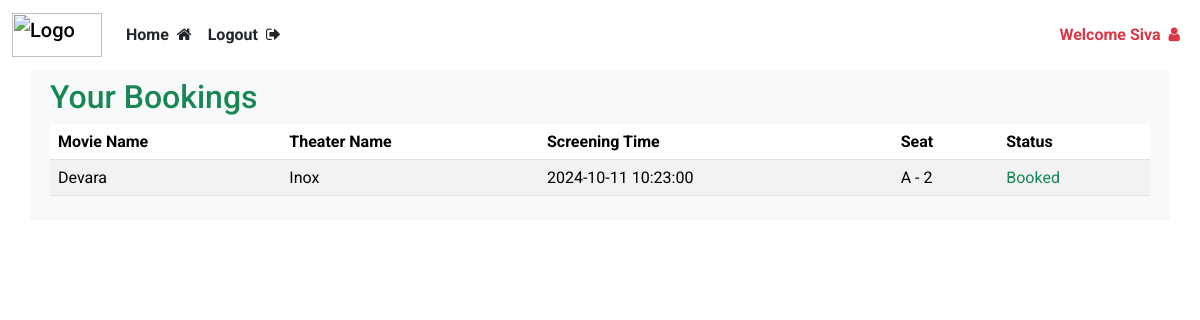
The app's page /user/bookings (signed in), older data.
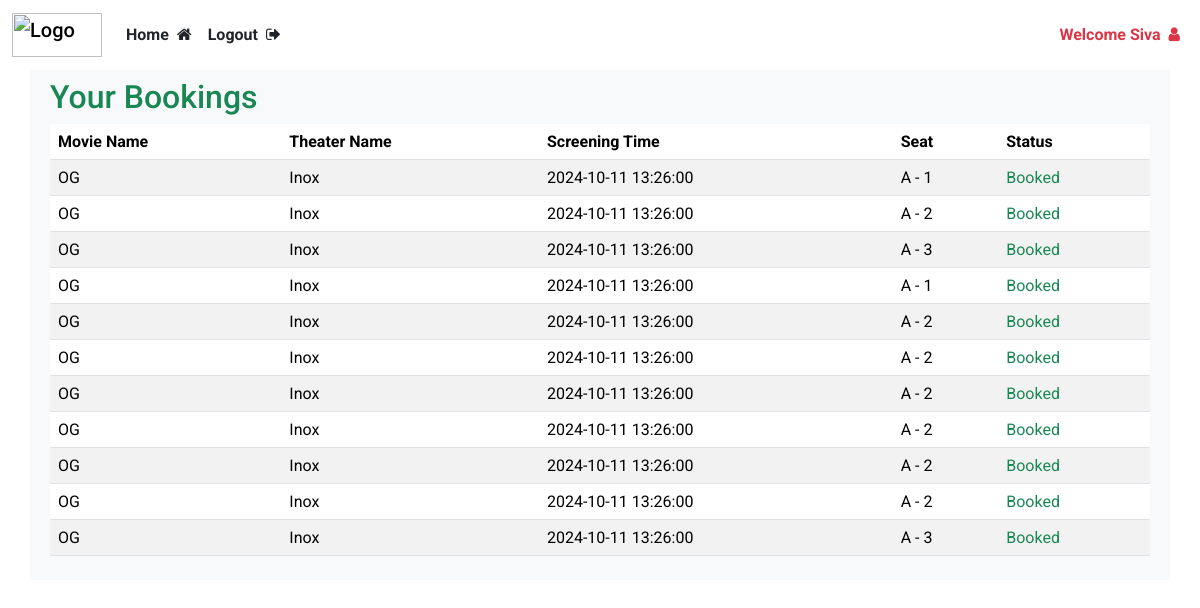
The same page, newer data.
### website/models.py (models this page shows)
class User(db.Model, UserMixin):
    id = db.Column(db.Integer , primary_key=True)
    email = db.Column(db.String(150), unique = True)
    password = db.Column(db.String(150))
    name = db.Column(db.String(150))
    phone = db.Column(db.String(15), nullable=True)
    is_admin = db.Column(db.Boolean, default=False)
    bookings = db.relationship('Booking', backref='user', lazy=True)

class Booking(db.Model):
    id = db.Column(db.Integer, primary_key=True)
    user_id = db.Column(db.Integer, db.ForeignKey('user.id'), nullable=False)
    screening_id = db.Column(db.Integer, db.ForeignKey('screening.id'), nullable=False)
    seat_id = db.Column(db.Integer, db.ForeignKey('seat.id'), nullable=False)
    booking_time = db.Column(db.DateTime(timezone=True), default = func.now())
    amount = db.Column(db.Float, nullable=False)

class Movie(db.Model):
    id = db.Column(db.Integer, primary_key=True)
    title = db.Column(db.String(150), nullable=False)
    description = db.Column(db.Text, nullable=True)
    duration = db.Column(db.Integer, nullable=False)  # Duration in minutes
    language = db.Column(db.String(50), nullable=False)
    release_date = db.Column(db.Date, nullable=False)
    genre = db.Column(db.String(100), nullable=False)
    image = db.Column(db.String(200), nullable= True)
    screenings = db.relationship('Screening', backref='movie', lazy=True, cascade="all, delete-orphan")

class Cinema(db.Model):
    id = db.Column(db.Integer, primary_key=True)
    name = db.Column(db.String(100), nullable=False)
    location = db.Column(db.String(200), nullable=False)
    total_screens = db.Column(db.Integer, nullable=False)
    screenings = db.relationship('Screening', backref='cinema', lazy=True, cascade="all, delete")

class Screening(db.Model):
    id = db.Column(db.Integer, primary_key=True)
    movie_id = db.Column(db.Integer, db.ForeignKey('movie.id'), nullable=False)
    cinema_id = db.Column(db.Integer, db.ForeignKey('cinema.id'), nullable=False)
    screen_number = db.Column(db.Integer, nullable=False)
    start_time = db.Column(db.DateTime, nullable=False)
    end_time = db.Column(db.DateTime, nullable=False)
    price = db.Column(db.Float, nullable=False)
    bookings = db.relationship('Booking', backref='screening', lazy=True)

class Seat(db.Model):
    id = db.Column(db.Integer, primary_key=True)
    screening_id = db.Column(db.Integer, db.ForeignKey('screening.id'), nullable=False)
    row = db.Column(db.String(5), nullable=False)
    seat_number = db.Column(db.Integer, nullable=False)
    is_available = db.Column(db.Boolean, default=True)
    bookings = db.relationship('Booking', backref='seat', lazy=True)

### website/views.py (the view)
@views.route('/user/bookings', methods = ["POST", "GET"])
def user_bookings():
    user_id = current_user.id
    if current_user.is_admin:
        bookings = Booking.query.all()
    else:
        bookings = Booking.query.filter_by(user_id = user_id).all()
    for booking in bookings:
        booking.screening = Screening.query.get(booking.screening_id)
        booking.seat = Seat.query.get(booking.seat_id)
        booking.movie = Movie.query.get(booking.screening.movie_id)
        booking.cinema = Cinema.query.get(booking.screening.cinema_id)
    return render_template('bookings.html', user=current_user, bookings= bookings)

### website/templates/bookings.html (shortened to what this page needs)
{% extends "base.html" %}
{% block content %}
<div class="p-2">
    <h2 class="text-success">Your Bookings</h2>
  {% if bookings %}
    <table class="table table-striped">
      <thead>
        <tr>
          <th>Movie Name</th>
          <th>Theater Name</th>
          <th>Screening Time</th>
          <th>Seat</th>
          <th>Status</th>
        </tr>
      </thead>
      <tbody>
        {% for booking in bookings %}
          <tr>
            <td>{{ booking.movie.title }}</td>
            <td>{{ booking.cinema.name }}</td>
            <td>{{ booking.screening.start_time }}</td>
            <td>{{ booking.seat.row }} - {{ booking.seat.seat_number }}</td>
            <td class="text-success">Booked</td>
          </tr>
        {% endfor %}
      </tbody>
    </table>
  {% else %}
    <p>You have no bookings yet.</p>
  {% endif %}
</div>
{% endblock %}

### website/templates/base.html (shortened to what this page needs)
<html>
    <head>
        <link rel="stylesheet" href="{{url_for('static', filename= 'bootstrap.min.css')}}">
        <link rel="stylesheet" href="{{ url_for('static', filename= 'index.css') }}">
        <link rel="stylesheet" href="https://cdnjs.cloudflare.com/ajax/libs/font-awesome/4.7.0/css/font-awesome.min.css">
    </head>
    <body>
        <nav class="navbar navbar-expand-lg">
            <div class="container-fluid">
                <a class="navbar-brand" href="/">
                    <img src="https://getlogo.net/wp-content/uploads/2020/04/bookmyshow-logo-vector.png" alt="Logo" width="90" height="44" class="d-inline-block align-text-top">
                </a>
                <div class="collapse navbar-collapse" id="navbar">
                    <ul class="navbar-nav me-auto">
                        {% if user.is_authenticated %}
                            {% if user.is_admin %}
                            <li class="nav-item">
                                <a class="nav-link text-dark fw-bold" href="/admin/add">Home<i class="fa fa-home ms-2" aria-hidden="true"></i></a>
                            </li>
                            <li class="nav-item">
                                <a class="nav-link text-dark fw-bold" href="/logout">Logout<i class="fa fa-sign-out ms-2" aria-hidden="true"></i></a>
                            </li>
                            {% endif %}
                        {% endif %}
                    </ul>
                    <ul class="navbar-nav ms-auto">
                        {% if user.is_authenticated %}
                            <li class="nav-item">
                                <a class="nav-link fw-bold text-danger" href="{{url_for('views.user_bookings')}}">
                                    Welcome {{user.name}}<i class="fa fa-user ms-2" aria-hidden="true"></i>
                                </a>
                            </li>
                        {% endif %}
                    </ul>
                </div>
            </div>
        </nav>
        <div class="container bg-light">
            {% block content %}
            {% endblock %}
        </div>
    </body>
</html>

### website/static/index.css (style rules this page uses)
body { font-family: "Roboto", sans-serif; font-weight: 500; font-style: normal; }

Row changes from the older to the newer data that the page shows:
changed Booking (number 1 of 11 on the later page): movie "Devara" → "OG"; screening.start_time "2024-10-11 10:23:00" → "2024-10-11 13:26:00"; seat.seat_number "2" → "1"
added Booking: movie "OG", cinema.name "Inox", screening.start_time "2024-10-11 13:26:00", seat.row "A", seat.seat_number "2"
added Booking: movie "OG", cinema.name "Inox", screening.start_time "2024-10-11 13:26:00", seat.row "A", seat.seat_number "3"
added Booking: movie "OG", cinema.name "Inox", screening.start_time "2024-10-11 13:26:00", seat.row "A", seat.seat_number "1"
added Booking: movie "OG", cinema.name "Inox", screening.start_time "2024-10-11 13:26:00", seat.row "A", seat.seat_number "2"
added Booking: movie "OG", cinema.name "Inox", screening.start_time "2024-10-11 13:26:00", seat.row "A", seat.seat_number "2"
added Booking: movie "OG", cinema.name "Inox", screening.start_time "2024-10-11 13:26:00", seat.row "A", seat.seat_number "2"
added Booking: movie "OG", cinema.name "Inox", screening.start_time "2024-10-11 13:26:00", seat.row "A", seat.seat_number "2"
added Booking: movie "OG", cinema.name "Inox", screening.start_time "2024-10-11 13:26:00", seat.row "A", seat.seat_number "2"
added Booking: movie "OG", cinema.name "Inox", screening.start_time "2024-10-11 13:26:00", seat.row "A", seat.seat_number "2"
added Booking: movie "OG", cinema.name "Inox", screening.start_time "2024-10-11 13:26:00", seat.row "A", seat.seat_number "3"
